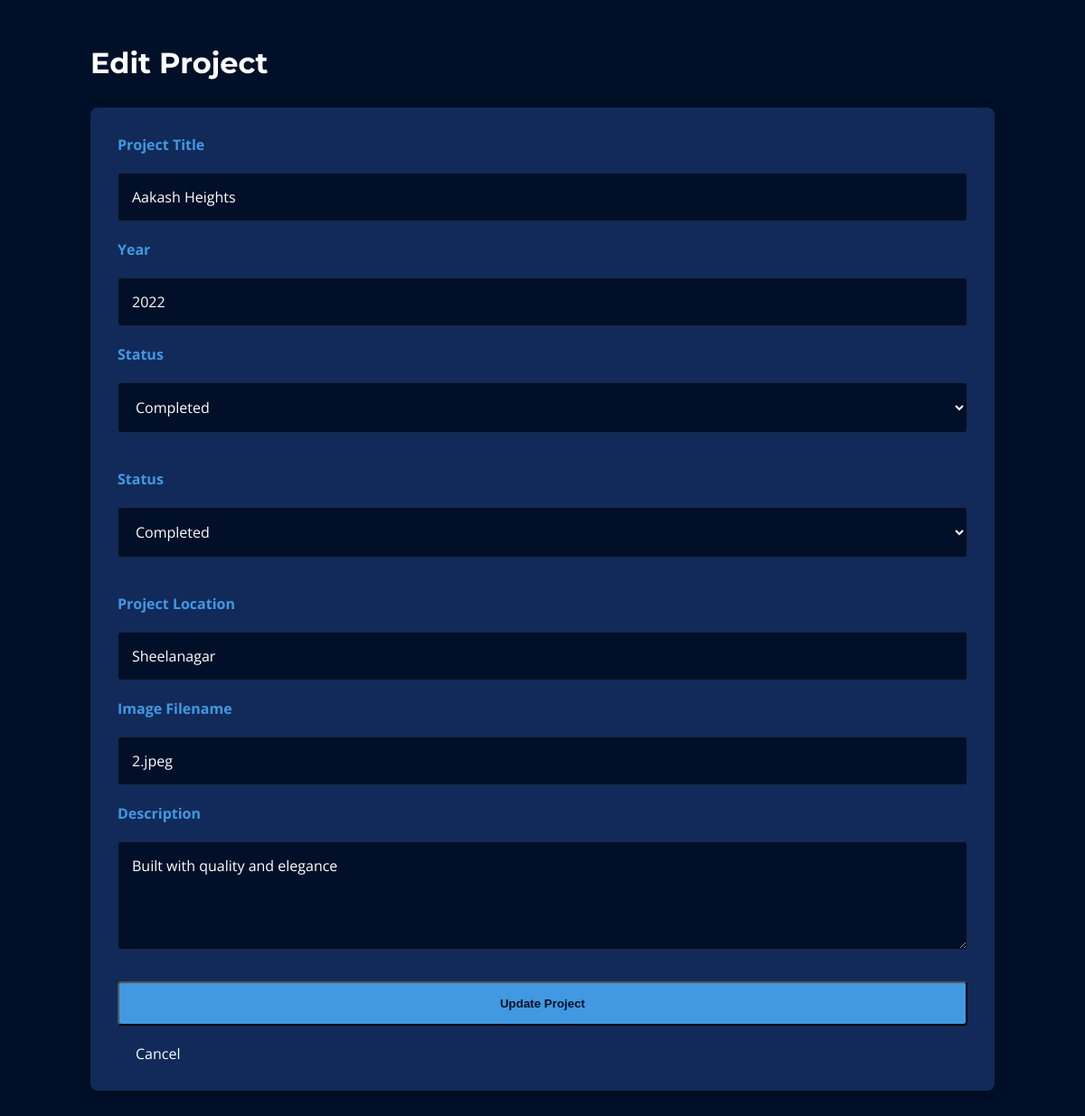
The app's page /edit/4 with its own data.
### tables this page shows
CREATE TABLE projects (
        id INTEGER PRIMARY KEY AUTOINCREMENT,
        title TEXT NOT NULL,
        year INTEGER NOT NULL,
        description TEXT,
        status TEXT NOT NULL,
        image_file TEXT NOT NULL
    , area TEXT DEFAULT 'N/A');

### app.py (the view)
@app.route('/edit/<int:id>')
def edit_project(id):
    conn = get_db_connection()
    project = conn.execute('SELECT * FROM projects WHERE id = ?', (id,)).fetchone()
    conn.close()
    return render_template('edit.html', project=project)

### app.py (called while the page is built)
def get_db_connection():
    conn = sqlite3.connect('nelli.db')
    conn.row_factory = sqlite3.Row
    return conn

### templates/edit.html (shortened to what this page needs)
<!DOCTYPE html>
<html lang="en">
<head>
    <link rel="stylesheet" href="{{ url_for('static', filename='style.css') }}">
</head>
<body style="background-color: #011028; padding: 50px;">
    <div class="admin-container">
        <h1 style="color: white; margin-bottom: 30px; font-family: 'Montserrat';">Edit Project</h1>
        <div class="admin-card">
            <form action="{{ url_for('update_project', id=project['id']) }}" method="POST" class="contact-form">
                <label style="color: #4299e1; font-weight: bold;">Project Title</label>
                <input type="text" name="title" value="{{ project['title'] }}" required>
                <label style="color: #4299e1; font-weight: bold;">Year</label>
                <input type="number" name="year" value="{{ project['year'] }}" required>
                <label style="color: #4299e1; font-weight: bold;">Status</label>
                <select name="status" class="admin-select" required>
                    <option value="Completed" {% if project['status'] == 'Completed' %}selected{% endif %}>Completed</option>
                </select>
                <label style="color: #4299e1; font-weight: bold;">Status</label>
                <select name="status" class="admin-select" required>
                    <option value="Completed" {% if project['status'] == 'Completed' %}selected{% endif %}>Completed</option>
                </select>
                <label style="color: #4299e1; font-weight: bold;">Project Location</label>
                <input type="text" name="area" value="{{ project['area'] }}" required>
                <label style="color: #4299e1; font-weight: bold;">Image Filename</label>
                <input type="text" name="image_file" value="{{ project['image_file'] }}" required>
                <label style="color: #4299e1; font-weight: bold;">Description</label>
                <textarea name="description" rows="4" required>{{ project['description'] }}</textarea>
                <button type="submit" class="btn-primary" style="margin-top: 15px;">Update Project</button>
                <a href="/admin" style="color: white; margin-left: 20px; text-decoration: none;">Cancel</a>
            </form>
        </div>
    </div>
</body>
</html>

### static/style.css (style rules this page uses)
* { margin: 0; padding: 0; box-sizing: border-box; }
body { font-family: 'Open Sans', sans-serif; background-color: #011028; color: #FFFFFF; }
h1, h2, h3, .logo { font-family: 'Montserrat', sans-serif; }
.btn-primary { background-color: #4299e1; color: #011028; padding: 15px 30px; text-decoration: none; font-weight: 800; border-radius: 4px; transition: background-color 0.3s ease; }
.contact-form { display: flex; flex-direction: column; gap: 20px; }
.contact-form input, .contact-form textarea { width: 100%; padding: 15px; background-color: #011028; border: 1px solid rgba(255, 255, 255, 0.1); border-radius: 4px; color: #FFFFFF; font-family: 'Open Sans', sans-serif; font-size: 1rem; }
.contact-form input::placeholder, .contact-form textarea::placeholder { color: #8892b0; }
.admin-container { max-width: 1000px; margin: 0 auto; }
.admin-card { background-color: #112a5a; padding: 30px; border-radius: 8px; box-shadow: 0 4px 15px rgba(0,0,0,0.3); }
.admin-select { width: 100%; padding: 15px; background-color: #011028; border: 1px solid rgba(255, 255, 255, 0.1); border-radius: 4px; color: #FFFFFF; font-family: 'Open Sans', sans-serif; font-size: 1rem; margin-bottom: 20px; }

### records on screen
projects: title "Aakash Heights", year "2022", status "Completed", area "Sheelanagar", image_file "2.jpeg", description "Built with quality and elegance"
